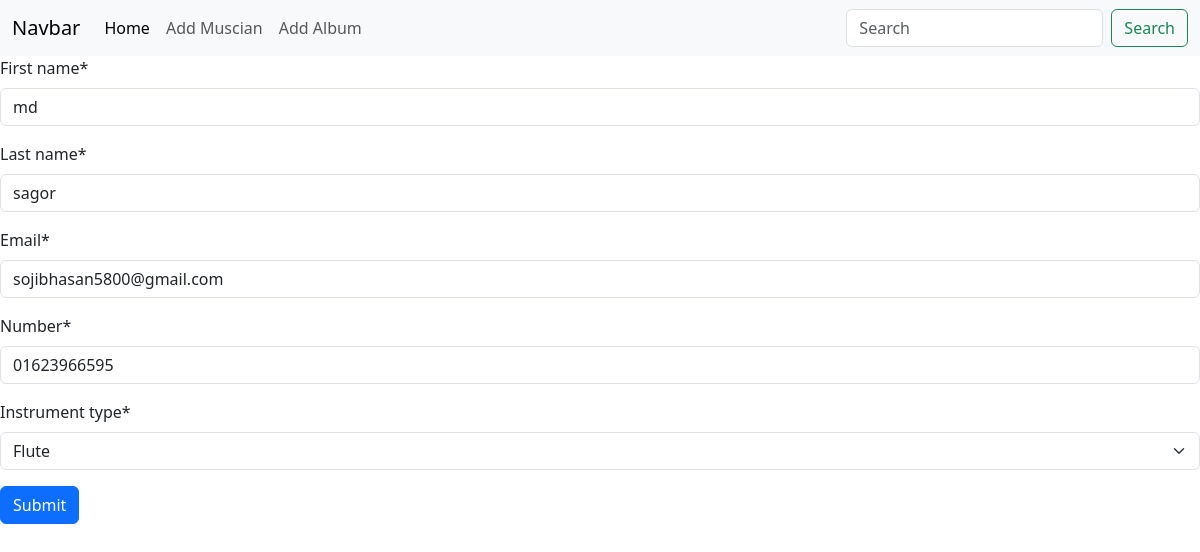
/store/eidtmuscian/1/, run on the app's committed database.
### store/models.py (models this page shows, shortened)
class muscian_model(models.Model):
    instrument_type= [
       ('guitar','Guitar'),('flute','Flute'),('drum','Drum')
    ]
    first_name = models.CharField(max_length=15)
    last_name = models.CharField(max_length=20)
    email = models.EmailField(unique=True)
    number = models.CharField(max_length=11)
    instrument_type = models.CharField(max_length=20,choices=instrument_type,default=None)

### store/views.py (the view)
# urls.py: path('eidtmuscian/<int:id>/',editmuscian, name='edit_muscian'),
def editmuscian(request,id):
    muscian_data = album_model.objects.get(pk=id)
    mus_form = user_muscian_from(instance=muscian_data.relation)
    if request.method =="POST":
        mus_form = user_muscian_from(request.POST, instance=muscian_data.relation)
        if mus_form.is_valid():
            mus_form.save()
            return redirect('home_page')
    else:
        return render(request,'add_muscian.html',{'form': mus_form})

### store/forms.py
class user_muscian_from(forms.ModelForm):
    class Meta:
        model = muscian_model
        fields = '__all__'

### store/templates/add_muscian.html (shortened to what this page needs)
{% extends "base.html" %}
{% block content %}
{% load crispy_forms_tags %}
<form method="post">
    {{ form | crispy }}
    <button type="submit" class="btn btn-primary">Submit</button>
</form>
{% endblock content %}

### store/static/css/home.css (style rules this page uses)
.form-control { width: 100%; padding: 10px; border-radius: 5px; border: 1px solid #ff3333; }

### data on the page
muscian_model: first_name "md", last_name "sagor", email "sojibhasan5800@gmail.com", number "01623966595", instrument_type "Flute"
